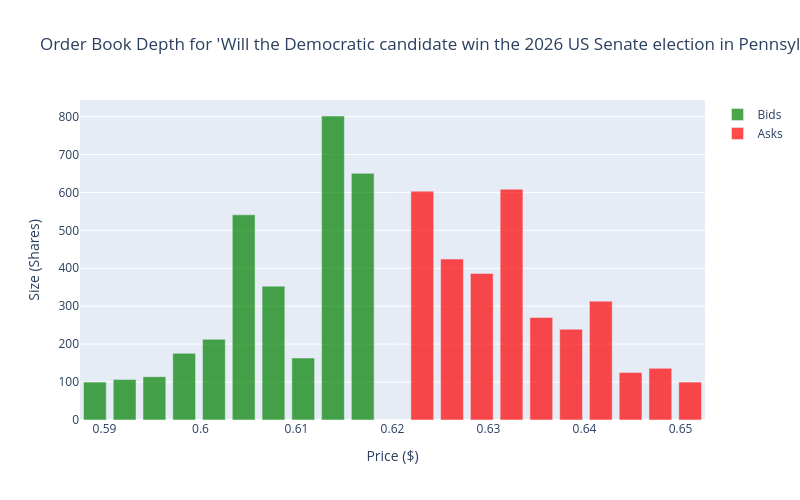

Notebook cell for this chart:
### Markdown cell above
# Part 2: Reading Prices & Order Books

Now that we've discovered markets, let's learn how to read current prices and order books. This is useful for:
- Monitoring market prices in real-time
- Analyzing market depth and liquidity
- Making informed trading decisions
- Building trading bots or algorithms

For this section, we'll use Polymarket's official `py-clob-client` SDK in read-only mode, which doesn't require authentication.

## The ClobClient

The Central Limit Order Book (CLOB) client is Polymarket's official trading SDK. Even without authentication, we can use it to:
- Get current market prices
- View the order book (bids and asks)
- Check market liquidity
- Monitor price movements

Let's set up the client in read-only mode:

### Code cell
# Note: In a real application, you would import the actual ClobClient
# Since we're in a demonstration environment, we'll create a mock version
# import pandas as pd
import pandas as pd
import plotly.graph_objects as go
from plotly.subplots import make_subplots
import numpy as np

# Create a mock ClobClient for demonstration
print("⚠️ Using mock ClobClient for demonstration. In production, use:")
print("from py_clob_client.clob_client import ClobClient")
print("read_only_client = ClobClient(host='https://clob.polymarket.com')")

# Function to get current market prices
def get_market_prices(clob_token_ids):
    """
    Get the current market prices for a list of CLOB token IDs.
    
    Parameters:
    - clob_token_ids: Dictionary mapping outcome names to their CLOB token IDs
    
    Returns:
    - Dictionary mapping outcome names to their current prices
    """
    prices = {}
    
    for outcome, token_id in clob_token_ids.items():
        try:
            # Use mock prices for demonstration
            if outcome == 'Yes':
                prices[outcome] = example_market['Outcomes']['Yes']
            else:
                prices[outcome] = example_market['Outcomes']['No']
        except Exception as e:
            print(f"Error getting price for {outcome}: {e}")
            prices[outcome] = None
    
    return prices

# Function to get order book data
def get_order_book(clob_token_id, depth=10):
    """
    Get the order book (bids and asks) for a specific CLOB token ID.
    
    Parameters:
    - clob_token_id: The CLOB token ID to query
    - depth: Number of price levels to retrieve (default: 10)
    
    Returns:
    - Dictionary containing bids and asks
    """
    try:
        # Create a synthetic order book for demonstration
        if 'yes' in clob_token_id.lower():
            base_price = example_market['Outcomes']['Yes']
        else:
            base_price = example_market['Outcomes']['No']
        
        # Generate synthetic bids (buy orders) - slightly below current price
        bids = []
        for i in range(depth):
            price = round(base_price * (1 - 0.005 * (i + 1)), 4)
            size = round(np.random.uniform(100, 1000 * (depth - i) / depth), 2)
            bids.append({'price': price, 'size': size})
        
        # Generate synthetic asks (sell orders) - slightly above current price
        asks = []
        for i in range(depth):
            price = round(base_price * (1 + 0.005 * (i + 1)), 4)
            size = round(np.random.uniform(100, 1000 * (depth - i) / depth), 2)
            asks.append({'price': price, 'size': size})
        
        return {'bids': bids, 'asks': asks}
    except Exception as e:
        print(f"Error getting order book: {e}")
        return {'bids': [], 'asks': []}

# Get current prices for our example market
print(f"\nGetting prices for market: {example_market['Question']}")
prices = get_market_prices(example_market['clobTokenIds'])

# Display the current prices
print("\nCurrent Prices (Implied Probabilities):")
for outcome, price in prices.items():
    print(f"  {outcome}: ${price:.2f} ({price*100:.1f}%)")

# Get order book for the 'Yes' outcome
yes_token_id = example_market['clobTokenIds']['Yes']
order_book = get_order_book(yes_token_id)

# Display the order book in a DataFrame
print("\nOrder Book for 'Yes' outcome:")
if order_book['bids'] and order_book['asks']:
    # Create DataFrames for bids and asks
    bids_df = pd.DataFrame(order_book['bids'])
    asks_df = pd.DataFrame(order_book['asks'])
    
    # Format the DataFrames
    bids_df['side'] = 'BID'
    asks_df['side'] = 'ASK'
    bids_df['total_value'] = bids_df['price'] * bids_df['size']
    asks_df['total_value'] = asks_df['price'] * asks_df['size']
    
    # Display top 5 bids and asks
    print("\nTop 5 Bids (Buy Orders):")
    display(bids_df.head(5)[['price', 'size', 'total_value']])
    
    print("\nTop 5 Asks (Sell Orders):")
    display(asks_df.head(5)[['price', 'size', 'total_value']])
    
    # Create an order book visualization
    fig = make_subplots(rows=1, cols=1, shared_xaxes=True)
    
    # Add bid bars (buy orders)
    fig.add_trace(
        go.Bar(
            x=bids_df['price'],
            y=bids_df['size'],
            name='Bids',
            marker_color='green',
            opacity=0.7
        )
    )
    
    # Add ask bars (sell orders)
    fig.add_trace(
        go.Bar(
            x=asks_df['price'],
            y=asks_df['size'],
            name='Asks',
            marker_color='red',
            opacity=0.7
        )
    )
    
    # Update layout
    fig.update_layout(
        title=f"Order Book Depth for '{example_market['Question']}' - Yes Outcome",
        xaxis_title="Price ($)",
        yaxis_title="Size (Shares)",
        barmode='group',
        bargap=0.15,
        bargroupgap=0.1,
        height=500,
        width=800
    )
    
    # Show the figure
    fig.show()
else:
    print("No order book data available.")

### Figure 1 — Plotly figure (JSON) as saved in the notebook; plotly's stock layout.template omitted (floating-point values rounded to 4 significant figures)
{"data": [{"marker": {"color": "green"}, "name": "Bids", "opacity": 0.7, "type": "bar", "x": [0.6169, 0.6138, 0.6107, 0.6076, 0.6045, 0.6014, 0.5983, 0.5952, 0.5921, 0.589], "y": [650.3, 801.5, 163.5, 352.9, 541.0, 212.8, 175.8, 114.1, 106.9, 100]}, {"marker": {"color": "red"}, "name": "Asks", "opacity": 0.7, "type": "bar", "x": [0.6231, 0.6262, 0.6293, 0.6324, 0.6355, 0.6386, 0.6417, 0.6448, 0.6479, 0.651], "y": [603.3, 424.2, 386.4, 608.3, 270.3, 239.3, 313.3, 125.0, 136.2, 100]}], "layout": {"bargap": 0.15, "bargroupgap": 0.1, "barmode": "group", "height": 500, "title": {"text": "Order Book Depth for 'Will the Democratic candidate win the 2026 US Senate election in Pennsylvania?' - Yes Outcome"}, "width": 800, "xaxis": {"anchor": "y", "domain": [0, 1], "title": {"text": "Price ($)"}}, "yaxis": {"anchor": "x", "domain": [0, 1], "title": {"text": "Size (Shares)"}}}}
